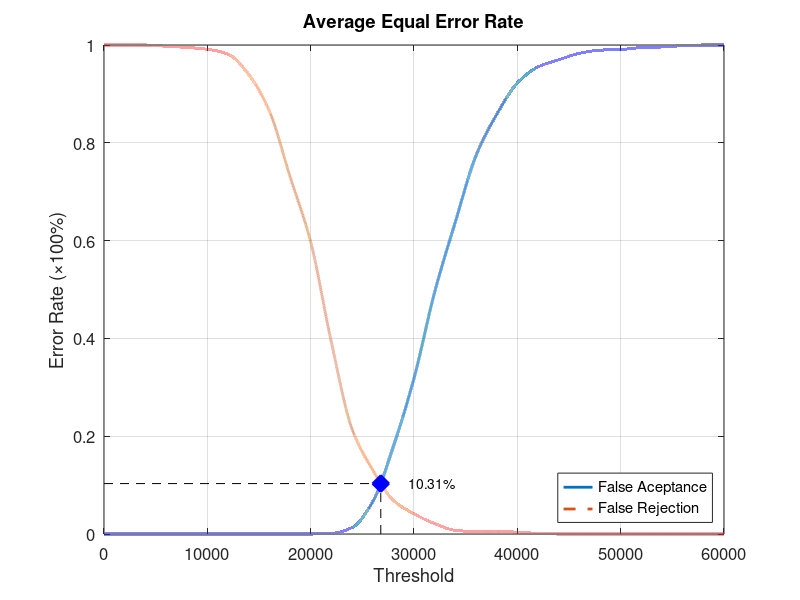
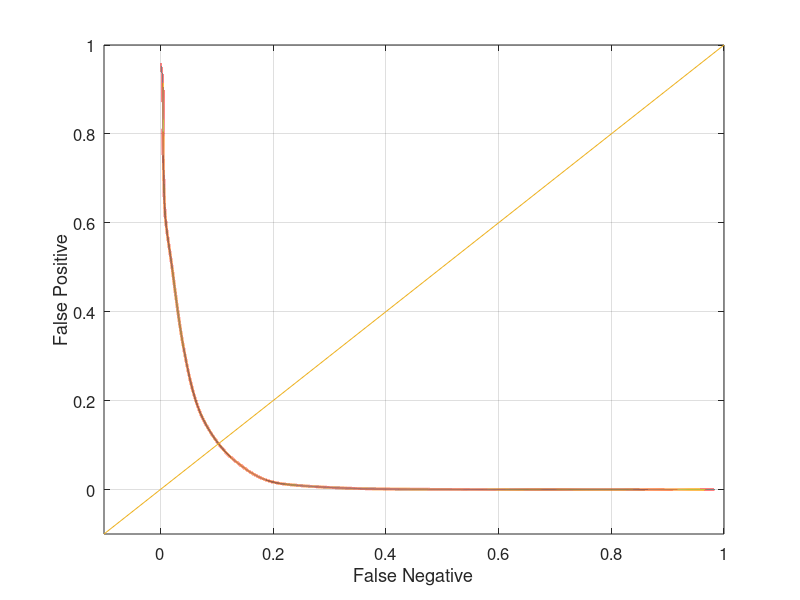

Recreate these plots in MATLAB, in order.
function yEER = Experiment1Average
close all;
clear;
clc;
x = 0:2000:60000;
xq = 0:0.5:60000;

y0 = [0 0 0 0 0 0 0 0 0 0 0 0.00131579 0.0131579 0.0657895 0.178947 0.318421 0.494737 0.638158 0.773684 0.857895 0.922368 0.955263 0.969737 0.982895 0.989474 0.990789 0.994737 0.996053 0.998684 1 1];
yy0 = interp1(x, y0, xq, 'pchip');
y1 = [1 1 1 0.9975 0.995 0.99125 0.98125 0.94 0.865 0.73125 0.5975 0.3925 0.215 0.13125 0.06875 0.04125 0.02125 0.0075 0.005 0.005 0.00375 0.00125 0 0 0 0 0 0 0 0 0];
yy1 = interp1(x, y1, xq, 'pchip');

% Calculating EER: 
y2 = abs(y0 - y1);
find(y2 == min(y2))
yy2 = abs(yy0 - yy1);
xEER = find(yy2 == min(yy2));
xEERIndex = xq(xEER) % X-axis EER
yEER = yy0(xEER) % Y-axis EER

main = figure
plot(xq, yy0,'-','LineWidth', 2);	hold on
plot(xq, yy1,'--','LineWidth', 2);	hold on
plot([xEERIndex xEERIndex], [0 yEER], 'k--');	hold on
plot([0 xEERIndex], [yEER yEER], 'k--');	hold on
plot(xEERIndex, yEER, 'bx', 'LineWidth', 10);	hold on
text(xEERIndex + 10 * xEERIndex / 100, yEER, [num2str(round((10000 * yEER)) / 100) '%'])
legend('False Aceptance', 'False Rejection', 'Location', 'SouthEast')
xlabel('Threshold')
ylabel('Error Rate (\times100%)')
title('Average Equal Error Rate')
set(gca, 'FontSize', 12)
axis([0 60000 0 1])
grid on

print(main, 'Experiment1AverageMain', '-dpng');
FNRxFPR = figure('Color', [1 1 1]);
plot(yy1, yy0, '-', yy1, yy0, 'LineWidth', 2);
hold on
y = -0.1:0.1:1
plot(y, y); 
set(gca, 'FontSize', 12)
xlabel('False Negative')
ylabel('False Positive')
axis([-0.1 1 -0.1 1])
set(gca, 'FontSize', 12)
grid on

print(FNRxFPR, 'Experiment1AverageFNRxFPR','-dpng');
end
